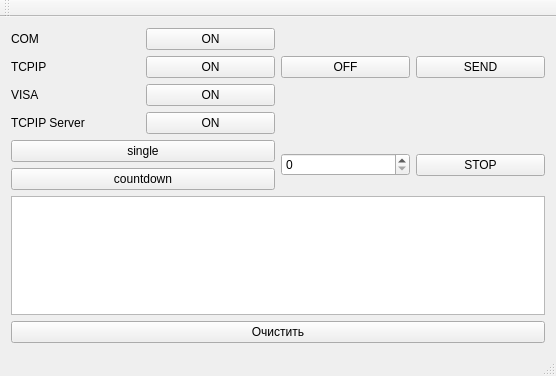
<?xml version="1.0" encoding="UTF-8"?>
<ui version="4.0">
 <class>MainWindow</class>
 <widget class="QMainWindow" name="MainWindow">
  <property name="geometry">
   <rect>
    <x>0</x>
    <y>0</y>
    <width>556</width>
    <height>376</height>
   </rect>
  </property>
  <property name="windowTitle">
   <string>MainWindow</string>
  </property>
  <widget class="QWidget" name="centralWidget">
   <layout class="QHBoxLayout" name="horizontalLayout">
    <item>
     <layout class="QGridLayout" name="gridLayout">
      <item row="4" column="3" rowspan="2">
       <widget class="QPushButton" name="stopCountdownButton_4">
        <property name="text">
         <string>STOP</string>
        </property>
       </widget>
      </item>
      <item row="7" column="0" colspan="4">
       <widget class="QPushButton" name="clearMessageBufferButton">
        <property name="text">
         <string>Очистить</string>
        </property>
       </widget>
      </item>
      <item row="5" column="0" colspan="2">
       <widget class="QPushButton" name="startCountdownButton_3">
        <property name="text">
         <string>countdown</string>
        </property>
       </widget>
      </item>
      <item row="2" column="1">
       <widget class="QPushButton" name="VISA_ON">
        <property name="text">
         <string>ON</string>
        </property>
       </widget>
      </item>
      <item row="2" column="0">
       <widget class="QLabel" name="label_3">
        <property name="text">
         <string>VISA</string>
        </property>
       </widget>
      </item>
      <item row="0" column="3" rowspan="3">
       <widget class="QPushButton" name="SEND">
        <property name="text">
         <string>SEND</string>
        </property>
       </widget>
      </item>
      <item row="0" column="2" rowspan="3">
       <widget class="QPushButton" name="OFF">
        <property name="text">
         <string>OFF</string>
        </property>
       </widget>
      </item>
      <item row="6" column="0" colspan="4">
       <widget class="QTextEdit" name="textEdit"/>
      </item>
      <item row="4" column="0" colspan="2">
       <widget class="QPushButton" name="startSingleCountButton_2">
        <property name="text">
         <string>single</string>
        </property>
       </widget>
      </item>
      <item row="3" column="1">
       <widget class="QPushButton" name="TCP_SERVER_ON">
        <property name="text">
         <string>ON</string>
        </property>
       </widget>
      </item>
      <item row="1" column="1">
       <widget class="QPushButton" name="TCP_ON">
        <property name="text">
         <string>ON</string>
        </property>
       </widget>
      </item>
      <item row="1" column="0">
       <widget class="QLabel" name="label_2">
        <property name="text">
         <string>TCPIP</string>
        </property>
       </widget>
      </item>
      <item row="0" column="0">
       <widget class="QLabel" name="label">
        <property name="text">
         <string>COM</string>
        </property>
       </widget>
      </item>
      <item row="4" column="2" rowspan="2">
       <widget class="QSpinBox" name="spinBox"/>
      </item>
      <item row="0" column="1">
       <widget class="QPushButton" name="COM_ON">
        <property name="enabled">
         <bool>true</bool>
        </property>
        <property name="text">
         <string>ON</string>
        </property>
       </widget>
      </item>
      <item row="3" column="0">
       <widget class="QLabel" name="label_4">
        <property name="text">
         <string>TCPIP Server</string>
        </property>
       </widget>
      </item>
     </layout>
    </item>
   </layout>
  </widget>
  <widget class="QMenuBar" name="menuBar">
   <property name="geometry">
    <rect>
     <x>0</x>
     <y>0</y>
     <width>556</width>
     <height>21</height>
    </rect>
   </property>
  </widget>
  <widget class="QToolBar" name="mainToolBar">
   <attribute name="toolBarArea">
    <enum>TopToolBarArea</enum>
   </attribute>
   <attribute name="toolBarBreak">
    <bool>false</bool>
   </attribute>
  </widget>
  <widget class="QStatusBar" name="statusBar"/>
 </widget>
 <layoutdefault spacing="6" margin="11"/>
 <resources/>
 <connections/>
</ui>
